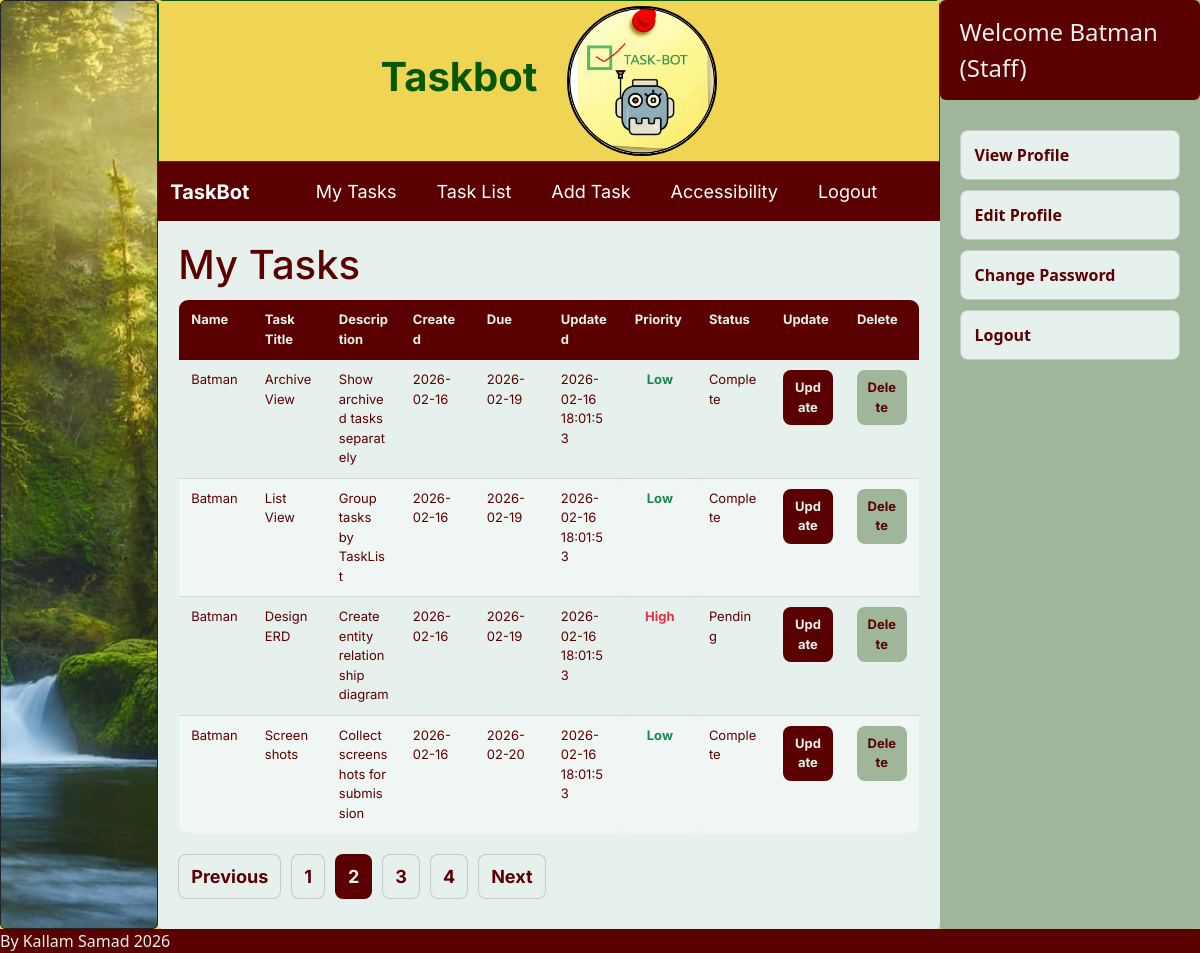
The app's page /index.php?page=tasks&p=2 (signed in) with its own data.
### tables this page shows
CREATE TABLE Task ( 

  TaskID        INTEGER PRIMARY KEY AUTOINCREMENT, 

  TaskTitle     TEXT NOT NULL, 

  Description   TEXT, 

  CreateDate    DATE NOT NULL DEFAULT (DATE('now')), 

  DueDate       DATE, 

  UpdatedAt     DATETIME NOT NULL DEFAULT CURRENT_TIMESTAMP, 

  LastUpdatedBy INTEGER, 

  Priority      TEXT NOT NULL DEFAULT 'Unassigned', 

  Status        TEXT NOT NULL DEFAULT 'Pending', 

  IsArchived    INTEGER NOT NULL DEFAULT 0, 

  TaskListID    INTEGER, 

  CHECK (Priority IN ('Unassigned', 'Low', 'Medium', 'High')), 

  CHECK (Status IN ('Pending', 'Complete', 'Cancelled')), 

  FOREIGN KEY (LastUpdatedBy) REFERENCES Users(UserID) 

    ON UPDATE CASCADE 

    ON DELETE SET NULL, 

  FOREIGN KEY (TaskListID) REFERENCES TaskList(TaskListID) 

    ON UPDATE CASCADE 

    ON DELETE SET NULL 

);

CREATE TABLE Users ( 

  UserID      INTEGER PRIMARY KEY AUTOINCREMENT, 

  RoleID      INTEGER NOT NULL, 

  DisplayName TEXT NOT NULL, 

  FirstName   TEXT NOT NULL, 

  MiddleName  TEXT DEFAULT ' ', 

  LastName    TEXT NOT NULL, 

  Email       TEXT NOT NULL UNIQUE, 

  Phone       TEXT UNIQUE, 

  IsActive    INTEGER NOT NULL DEFAULT 1, 

  LastLoginAt DATETIME DEFAULT CURRENT_TIMESTAMP, 

  FOREIGN KEY (RoleID) REFERENCES Role(RoleID) 

    ON UPDATE CASCADE 

    ON DELETE CASCADE 

);

CREATE TABLE Credentials ( 

  UserID              INTEGER PRIMARY KEY, 

  Username            TEXT NOT NULL UNIQUE, 

  HashedPassword      TEXT NOT NULL, 

  PasswordChangedAt   DATETIME NOT NULL DEFAULT CURRENT_TIMESTAMP, 

  ResetToken          TEXT, 

   

  FOREIGN KEY (UserID) REFERENCES Users(UserID) 

    ON UPDATE CASCADE 

    ON DELETE CASCADE 

);

CREATE TABLE Role ( 

  RoleID   INTEGER PRIMARY KEY AUTOINCREMENT, 

  RoleType TEXT NOT NULL DEFAULT 'Staff', 

  CHECK (RoleType IN ('Admin', 'Staff')) 

);

### stafftasks.php (the view, shortened to what this page needs)
<?php
$db = new SQLite3("C:/xampp/htdocs/TaskBot/database.db");
$db->exec("PRAGMA foreign_keys = ON;");
$userId = (int)$_SESSION['userId'];
$records_per_page = 4;
$current_page = isset($_GET['p']) ? (int)$_GET['p'] : 1;
$offset = ($current_page - 1) * $records_per_page;
$countStmt = $db->prepare("SELECT COUNT(*) AS total FROM Task WHERE LastUpdatedBy = :uid");
$countStmt->bindValue(":uid", $userId, SQLITE3_INTEGER);
$countRes = $countStmt->execute();
$countRow = $countRes->fetchArray(SQLITE3_ASSOC);
$total_records = (int)($countRow['total'] ?? 0);
$total_pages = max(1, (int)ceil($total_records / $records_per_page));
$stmt = $db->prepare("
    SELECT
        U.DisplayName,
        T.TaskID,
        T.TaskTitle,
        T.Description,
        T.CreateDate,
        T.DueDate,
        T.UpdatedAt,
        T.Priority,
        T.Status
    FROM Task T
    INNER JOIN Users U ON U.UserID = T.LastUpdatedBy
    WHERE T.LastUpdatedBy = :uid
    ORDER BY T.DueDate IS NULL, T.DueDate ASC, T.TaskID DESC
    LIMIT :limit OFFSET :offset
");
$stmt->bindValue(":uid", $userId, SQLITE3_INTEGER);
$stmt->bindValue(":limit", $records_per_page, SQLITE3_INTEGER);
$stmt->bindValue(":offset", $offset, SQLITE3_INTEGER);
$result = $stmt->execute();
echo "<h1 class='page-title'>My Tasks</h1>";
echo "<div class='table-wrap'>";
echo "<table class='tasks-table'>";
echo "
<thead>
<tr>
  <th>Name</th>
  <th>Task Title</th>
  <th>Description</th>
  <th>Created</th>
  <th>Due</th>
  <th>Updated</th>
  <th>Priority</th>
  <th>Status</th>
  <th>Update</th>
  <th>Delete</th>
</tr>
</thead>
<tbody>
";
while ($row = $result->fetchArray(SQLITE3_ASSOC)) {
    $name = htmlspecialchars($row['DisplayName'] ?? '');
    $taskId = (int)($row['TaskID'] ?? 0);
    $title = htmlspecialchars($row['TaskTitle'] ?? '');
    $desc = htmlspecialchars($row['Description'] ?? '');
    $created = htmlspecialchars($row['CreateDate'] ?? '');
    $due = htmlspecialchars($row['DueDate'] ?? '');
    $updated = htmlspecialchars($row['UpdatedAt'] ?? '');
    $priorityRaw = trim((string)($row['Priority'] ?? ''));
    $priority = htmlspecialchars($priorityRaw);
    $priorityClass = 'priority-' . strtolower(preg_replace('/\s+/', '-', $priorityRaw));
    $statusRaw = trim((string)($row['Status'] ?? ''));
    $status = htmlspecialchars($statusRaw);
    $statusClass = 'status-' . strtolower(preg_replace('/\s+/', '-', $statusRaw));
    echo "<tr>
        <td>{$name}</td>
        <td>{$title}</td>
        <td class='desc'>{$desc}</td>
        <td>{$created}</td>
        <td>{$due}</td>
        <td>{$updated}</td>
        <td class='{$priorityClass}'>{$priority}</td>
        <td class='{$statusClass}'>{$status}</td>
        <td>
          <form method='POST' action='updatetask.php'>
            <input type='hidden' name='TaskID' value='{$taskId}'>
            <button class='btn' type='submit'>Update</button>
          </form>
        </td>
        <td>
          <form method='POST' action='deletetask.php' onsubmit=\"return confirm('Delete this task?');\">
            <input type='hidden' name='TaskID' value='{$taskId}'>
            <button class='btn' type='submit'>Delete</button>
          </form>
        </td>
    </tr>";
}
echo "</tbody></table>";
echo "</div>";
echo "<div class='pagination'>";
if ($current_page > 1) {
    $prev = $current_page - 1;
    echo "<a href='index.php?page=tasks&p={$prev}'>Previous</a>";
}
for ($i = 1; $i <= $total_pages; $i++) {
    if ($i === $current_page) {
        echo "<strong>{$i}</strong>";
    } else {
        echo "<a href='index.php?page=tasks&p={$i}'>{$i}</a>";
    }
}
if ($current_page < $total_pages) {
    $next = $current_page + 1;
    echo "<a href='index.php?page=tasks&p={$next}'>Next</a>";
}
echo "</div>";
?>

### dashboard.php (shortened to what this page needs)
<?php
require_once "db.php";
$username=$_SESSION['username'];
$stmt =$db->prepare("SELECT C.UserID,
       U.RoleID,
       U.DisplayName,
       R.RoleType
FROM Credentials AS C
INNER JOIN Users AS U ON C.UserID = U.UserID
INNER JOIN Role AS R ON U.RoleID = R.RoleID
WHERE C.Username = :username;");
$stmt->bindValue(":username",$username,SQLITE3_TEXT);
$result=$stmt->execute();
$row = $result->fetchArray(SQLITE3_ASSOC);
$id=$row["RoleType"] ?? "Unknown Role";
$displayname=$row["DisplayName"]?? "Unknown Name";
?>
<div class="hamburger">
  <div class="profile-info">
    <span>
      Welcome <?= $displayname ?>
      (<?= htmlspecialchars($id) ?>)
    </span>
  </div>
</div>
<div class="dashboard">
  <ul>
    <li><a href="viewProfile.php">View Profile</a></li>
    <li><a href="updateProfile.php">Edit Profile</a></li>
    <li><a href="updatePassword.php">Change Password</a></li>
    <li><a href="logout.php">Logout</a></li>
  </ul>
</div>

### style.css (style rules this page uses)
body { background-color:#efd553; margin:0; }
.hamburger { font-size: x-large; }
.profile-info { display: flex; align-items: center; padding-right: 20px; background-color: rgb(91,0,0); }
.dashboard { width: 100%; padding: 20px; box-sizing: border-box; }
.dashboard ul { list-style: none; margin: 0; padding: 0; }
.dashboard li { margin: 10px 0; }
.dashboard a { display: block; padding: 12px 14px; border-radius: 8px; text-decoration: none; color: rgb(91,0,0); background-color: #E6F0EC; border: 1px solid rgba(0,0,0,0.15); font-weight: 600; }
.right .dashboard { flex: 1; }
.profile-info { width: 100%; box-sizing: border-box; padding: 14px 20px; border-radius: 6px; color: #E6F0EC; }
.page-title { margin: 20px 0 10px; padding: 0 20px; color: rgb(91,0,0); font-family: 'Inter', sans-serif; }
.table-wrap { width: 100%; padding: 0 20px 20px; box-sizing: border-box; overflow-x: auto; }
.tasks-table { width: 100%; border-collapse: collapse; background: #E6F0EC; border: 1px solid rgba(0,0,0,0.15); border-radius: 10px; overflow: hidden; font-family: 'Inter', sans-serif; table-layout: fixed; }
.tasks-table th, .tasks-table td { padding: 10px 12px; border-bottom: 1px solid rgba(0,0,0,0.12); vertical-align: top; word-wrap: break-word; overflow-wrap: anywhere; white-space: normal; font-size: 0.95rem; color: rgb(91,0,0); }
.tasks-table thead th { background: rgb(91,0,0); color: #E6F0EC; font-weight: 700; }
.tasks-table tbody tr:nth-child(even) { background: rgba(255,255,255,0.35); }
.tasks-table td:nth-child(1) { width: 12%; }
.tasks-table td:nth-child(2) { width: 12%; }
.tasks-table td:nth-child(3) { width: 24%; }
.tasks-table td:nth-child(4) { width: 9%; }
.tasks-table td:nth-child(5) { width: 9%; }
.tasks-table td:nth-child(6) { width: 9%; }
.tasks-table td:nth-child(7) { width: 6%; }
.tasks-table td:nth-child(8) { width: 7%; }
.tasks-table td:nth-child(9) { width: 6%; }
.tasks-table td:nth-child(10) { width: 6%; }
.tasks-table td:nth-child(9) form, .tasks-table td:nth-child(10) form { margin: 0; }
.tasks-table td:nth-child(9) button, .tasks-table td:nth-child(10) button { width: 100%; padding: 8px 10px; border: 0; border-radius: 8px; cursor: pointer; font-weight: 700; font-family: 'Inter', sans-serif; }
.tasks-table td:nth-child(9) button { background: rgb(91,0,0); color: #E6F0EC; }
.tasks-table td:nth-child(10) button { background: #9FB69A; color: rgb(91,0,0); }
.pagination { display: flex; gap: 10px; flex-wrap: wrap; align-items: center; padding: 0 20px 30px; }
.pagination a, .pagination strong { display: inline-block; padding: 8px 12px; border-radius: 8px; text-decoration: none; border: 1px solid rgba(0,0,0,0.15); font-family: 'Inter', sans-serif; }
.pagination a { background: #E6F0EC; color: rgb(91,0,0); font-weight: 700; }
.pagination strong { background: rgb(91,0,0); color: #E6F0EC; }
.btn { font-size: small; }
.tasks-table th, .tasks-table td { font-size: small; }
.tasks-table td[class^="priority-"] { font-weight:700; text-align:center; border-radius:6px; }
.priority-high { color:#dc3545 !important; font-weight:600; }
.priority-low { color:#198754 !important; font-weight:600; }

### records on screen
task: LastUpdatedBy.DisplayName "Batman", TaskTitle "Archive View", Description "Show archived tasks separately", CreateDate "2026-02-16", DueDate "2026-02-19", UpdatedAt "2026-02-16 18:01:53", Priority "Low", Status "Complete"
task: LastUpdatedBy.DisplayName "Batman", TaskTitle "List View", Description "Group tasks by TaskList", CreateDate "2026-02-16", DueDate "2026-02-19", UpdatedAt "2026-02-16 18:01:53", Priority "Low", Status "Complete"
task: LastUpdatedBy.DisplayName "Batman", TaskTitle "Design ERD", Description "Create entity relationship diagram", CreateDate "2026-02-16", DueDate "2026-02-19", UpdatedAt "2026-02-16 18:01:53", Priority "High", Status "Pending"
task: LastUpdatedBy.DisplayName "Batman", TaskTitle "Screenshots", Description "Collect screenshots for submission", CreateDate "2026-02-16", DueDate "2026-02-20", UpdatedAt "2026-02-16 18:01:53", Priority "Low", Status "Complete"
credentials: UserID.DisplayName "Batman", role.RoleType "Staff"
